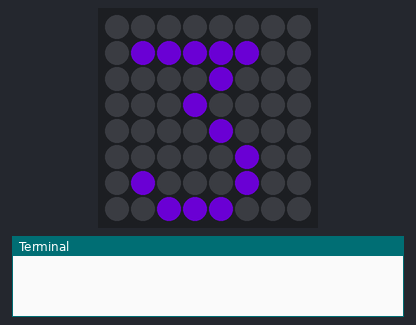
Recording of a program running on a simulated Raspberry Pi (BCM pin numbers) with a Sense HAT. On the bench: the Sense HAT's 8×8 RGB LED matrix, the last lines printed to the terminal. Dim RGB values are drawn brighter than linear; random numbers come from a fixed seed; the 64×8 strip is a reading aid, not a part: it shows the text the matrix is scrolling, unrolled, one strip-width of it at a time.

Above: at 0.1 s.
At 1.1 s:
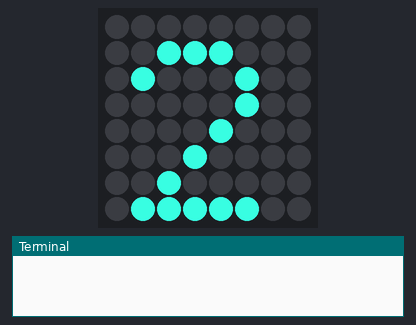
At 2.1 s:
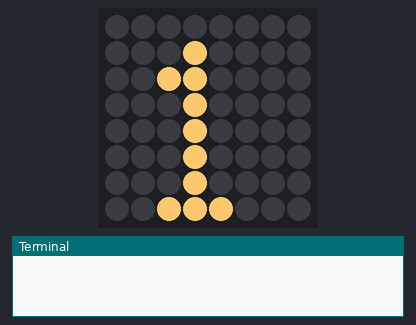
At 6.36 s:
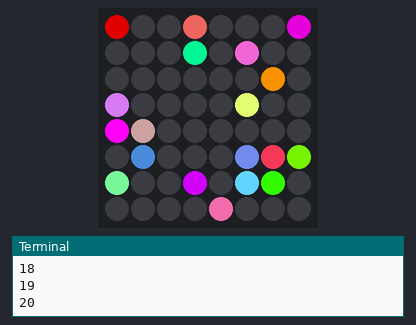
At 21.03 s:
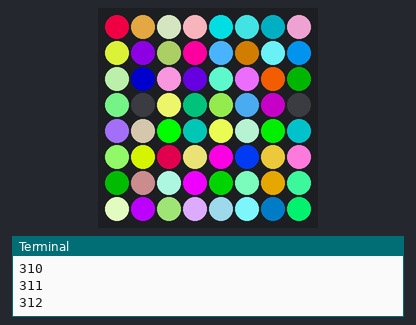
At 39.92 s:
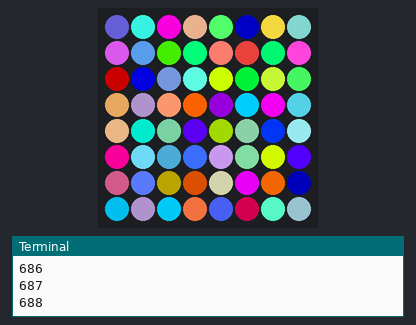

The program:

hat_sparkle.py
```python
from sense_hat import SenseHat
from time import sleep
from random import randint

sense = SenseHat()

sense.set_rotation(180)

for i in range(3, 0, -1):
    sense.show_letter(str(i), text_colour=[randint(0, 255), randint(0, 255), randint(0, 255)])
    sleep (1)

sense.show_message("Sparkle",scroll_speed=0.05)

for i in range(10000):
    sleep(0.05)
    i+=1
    print (i)
    num1 = randint(0, 255)
    num2 = randint(0, 255)
    num3 = randint(0, 255)
    color = (num1, num2, num3)
    space1 = randint(0, 7)
    space2 = randint(0, 7)

    # Set on what pixel what to print
    sense.set_pixel(space1, space2, color)

# Clear the LED matrix on sense hat
sense.clear()
```

Measured:
- what the display in image 1 shows lasts 1.0 s, from 1.0 s to 2.0 s
